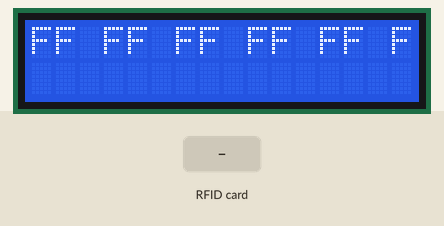
Recording of a program running on a simulated Arduino Uno WiFi Rev2. Parts: 16×2 character LCD. The test bench sets the inputs (shaded band). What the program prints to the serial monitor is not drawn.

Above: at 1.3 s.
1.4 s: RFID card 5E 7A 19 C4 held to the reader
At 2.5 s:
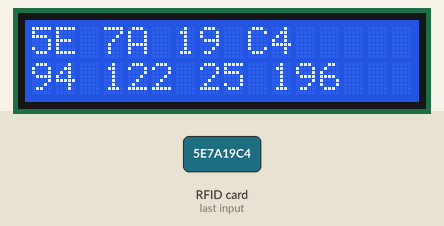
Timing chart, 0 to 4.4 s (numbered marks = the images above; inputs shaded):
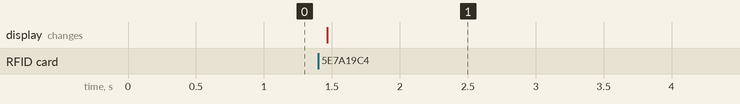

Measured:
- after the input at 1.4 s, the display: changes after 0.07 s (image 1)

The program:

main.cpp
```cpp
// (licence header left out)
#include <SPI.h>
#include <MFRC522.h>
#include <Arduino.h>
#include <LiquidCrystal.h> //LCD

#define SS_PIN 1
#define RST_PIN 40

LiquidCrystal lcd(8, 9, 4, 5, 6, 7);  //LCD

MFRC522 rfid(SS_PIN, RST_PIN); // Instance of the class


/**
 * Helper routine to dump a byte array as hex values to Serial.
 */
void printHex(byte *buffer, byte bufferSize) {
  for (byte i = 0; i < bufferSize; i++) {
    Serial.print(buffer[i] < 0x10 ? " 0" : " ");
    lcd.print(buffer[i], HEX); //LCD
    lcd.print(" ");
    Serial.print(buffer[i], HEX);
  }
}

/**
 * Helper routine to dump a byte array as dec values to Serial.
 */
void printDec(byte *buffer, byte bufferSize) {
  for (byte i = 0; i < bufferSize; i++) {
    Serial.print(buffer[i] < 0x10 ? " 0" : " ");
    lcd.print(buffer[i], DEC); //LCD
    lcd.print(" ");
    Serial.print(buffer[i], DEC);
  }
}

MFRC522::MIFARE_Key key;

// Init array that will store new NUID
byte nuidPICC[4];

void setup() {
  Serial.begin(9600);
  lcd.begin(16, 2); //LCD
  SPI.begin(); // Init SPI bus
  rfid.PCD_Init(); // Init MFRC522

  for (byte i = 0; i < 6; i++) {
    key.keyByte[i] = 0xFF;
  }

  Serial.println(F("This code scan the MIFARE Classsic NUID."));
  Serial.print(F("Using the following key:"));
  printHex(key.keyByte, MFRC522::MF_KEY_SIZE);
}

void loop() {

  lcd.setCursor(0, 0); //LCD
  // Reset the loop if no new card present on the sensor/reader. This saves the entire process when idle.
  if ( ! rfid.PICC_IsNewCardPresent())
    return;

  // Verify if the NUID has been readed
  if ( ! rfid.PICC_ReadCardSerial())
    return;

  Serial.print(F("PICC type: "));
  MFRC522::PICC_Type piccType = rfid.PICC_GetType(rfid.uid.sak);
  //Serial.println(rfid.PICC_GetTypeName(piccType));

  // Check is the PICC of Classic MIFARE type
  if (piccType != MFRC522::PICC_TYPE_MIFARE_MINI &&
    piccType != MFRC522::PICC_TYPE_MIFARE_1K &&
    piccType != MFRC522::PICC_TYPE_MIFARE_4K) {
    Serial.println(F("Your tag is not of type MIFARE Classic."));
    return;
  }

  if (rfid.uid.uidByte[0] != nuidPICC[0] ||
    rfid.uid.uidByte[1] != nuidPICC[1] ||
    rfid.uid.uidByte[2] != nuidPICC[2] ||
    rfid.uid.uidByte[3] != nuidPICC[3] ) {
    Serial.println(F("A new card has been detected."));

    // Store NUID into nuidPICC array
    for (byte i = 0; i < 4; i++) {
      nuidPICC[i] = rfid.uid.uidByte[i];
    }

    Serial.println(F("The NUID tag is:"));
    Serial.print(F("In hex: "));
    printHex(rfid.uid.uidByte, rfid.uid.size);
    lcd.print("     ");
    Serial.println();
    lcd.setCursor(0, 1);
    Serial.print(F("In dec: "));
    printDec(rfid.uid.uidByte, rfid.uid.size);
    lcd.print("     ");
    Serial.println();
  }
  else Serial.println(F("Card read previously."));

  // Halt PICC
  rfid.PICC_HaltA();

  // Stop encryption on PCD
  rfid.PCD_StopCrypto1();
}
```
